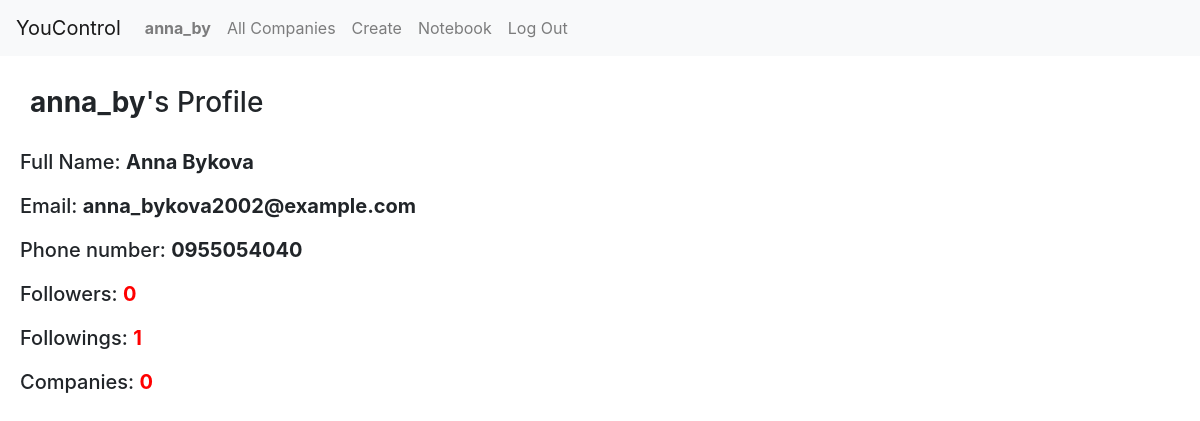
/profile/2 (signed in), run on the app's committed database.
### YouControl/models.py (models this page shows, shortened)
class User(AbstractUser):
    fullname = models.CharField(max_length=128)
    tel_number = PhoneNumberField(unique = True, null = False, blank = False)

### YouControl/views.py (the view)
# urls.py: path("profile/<int:pk>", views.profile, name="profile"),
def profile(request, pk):
    author = User.objects.get(pk=pk)
    posts = Post.objects.filter(post_author=author).order_by("-post_date")
    try:
        subscribed = Follower.objects.get(follower=request.user, following=author)
    except Follower.DoesNotExist:
        subscribed = None;
    paginator = Paginator(posts, 10) # Show 10 contacts per page.
    page_number = request.GET.get('page')
    page_obj = paginator.get_page(page_number)
    return render(request, "YouControl/profile.html", {
        "author": author,
        "followers": Follower.objects.filter(following=author).count(),
        "followings": Follower.objects.filter(follower=author).count(),
        "posts": posts,
        "posts_count": posts.count(),
        "subscribed":  subscribed,
        "page_obj": page_obj
    })

### YouControl/templates/YouControl/profile.html (shortened to what this page needs)
{% extends "YouControl/layout.html" %}
{% block body %}
    <div id="profile">
        <div class="profile-title">
            <h3><strong>{{ author.username }}</strong>'s Profile</h3>
        </div>
        <div class="margin-20">
            <h5>
                Full Name:
                <strong >{{ author.fullname }}</strong>
            </h5>
        </div>
        <div class="margin-20">
            <h5>
                Email:
                <strong >{{ author.email }}</strong>
            </h5>
        </div>
        <div class="margin-20">
            <h5>
                Phone number:
                <strong >{{ author.tel_number }}</strong>
            </h5>
        </div>
        <div class="margin-20">
            <h5>
                Followers:
                <strong class="count" id="followers">{{ followers }}</strong>
            </h5>
        </div>
        <div class="margin-20">
            <h5>
                Followings:
                <strong class="count" id="followings">{{ followings }}</strong>
            </h5>
        </div>
        <div class="margin-20">
            <h5>
                Companies:
                <strong class="count">{{ posts_count }}</strong>
            </h5>
        </div>
        <div class="pagination">
            <nav aria-label="Page navigation example">
            </nav>
        </div>
    </div>
{% endblock %}

### YouControl/templates/YouControl/layout.html (shortened to what this page needs)
{% load static %}
<!DOCTYPE html>
<html lang="en">
    <head>
        <link rel="stylesheet" href="https://stackpath.bootstrapcdn.com/bootstrap/4.4.1/css/bootstrap.min.css">
        <link rel="stylesheet" href="https://cdnjs.cloudflare.com/ajax/libs/font-awesome/4.7.0/css/font-awesome.min.css">
        <link href='https://use.fontawesome.com/releases/v5.8.2/css/all.css' rel='stylesheet'/>
        <link href="{% static 'YouControl/styles.css' %}" rel="stylesheet">
    </head>
    <body>
        <nav class="navbar navbar-expand-lg navbar-light bg-light">
            <a class="navbar-brand" href="#">YouControl</a>
            <div>
              <ul class="navbar-nav mr-auto">
                {% if user.is_authenticated %}
                    <li class="nav-item">
                        <a class="nav-link" href="{% url 'profile' user.id %}"><strong>{{ user.username }}</strong></a>
                    </li>
                {% endif %}
                <li class="nav-item">
                  <a class="nav-link" href="{% url 'index' %}">All Companies</a>
                </li>
                {% if user.is_authenticated %}
                    <li class="nav-item">
                        <a class="nav-link" href="{% url 'create' %}">Create</a>
                    </li>
                    <li class="nav-item">
                        <a class="nav-link" href="{% url 'following' %}">Notebook</a>
                    </li>
                    <li class="nav-item">
                        <a class="nav-link" href="{% url 'logout' %}">Log Out</a>
                    </li>
                {% endif %}
              </ul>
            </div>
          </nav>
        <div class="body">
            {% block body %}
            {% endblock %}
        </div>
    </body>
</html>

### YouControl/static/YouControl/styles.css (style rules this page uses)
.profile-title { margin: 30px; }
.count { color: red; }
.margin-20 { margin: 20px; }
.pagination { margin: 20px; }

### data on the page
User: username "anna_by", fullname "Anna Bykova", email "anna_bykova2002@example.com", tel_number "0955054040"

### other printed values
{{ followers }} "0"
{{ followings }} "1"
{{ posts_count }} "0"
